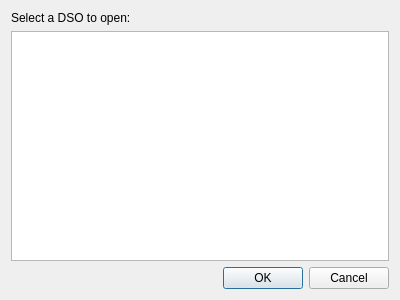
<?xml version="1.0" encoding="UTF-8"?>
<ui version="4.0">
 <class>DeviceSelectDialog</class>
 <widget class="QDialog" name="DeviceSelectDialog">
  <property name="geometry">
   <rect>
    <x>0</x>
    <y>0</y>
    <width>400</width>
    <height>300</height>
   </rect>
  </property>
  <property name="windowTitle">
   <string>UT-2025C Remote Control</string>
  </property>
  <layout class="QVBoxLayout" name="verticalLayout">
   <item>
    <widget class="QLabel" name="selectLabel">
     <property name="text">
      <string>Select a DSO to open:</string>
     </property>
    </widget>
   </item>
   <item>
    <widget class="QListWidget" name="select"/>
   </item>
   <item>
    <widget class="QDialogButtonBox" name="buttonBox">
     <property name="orientation">
      <enum>Qt::Horizontal</enum>
     </property>
     <property name="standardButtons">
      <set>QDialogButtonBox::Cancel|QDialogButtonBox::Ok</set>
     </property>
    </widget>
   </item>
  </layout>
 </widget>
 <resources/>
 <connections>
  <connection>
   <sender>buttonBox</sender>
   <signal>accepted()</signal>
   <receiver>DeviceSelectDialog</receiver>
   <slot>accept()</slot>
   <hints>
    <hint type="sourcelabel">
     <x>248</x>
     <y>254</y>
    </hint>
    <hint type="destinationlabel">
     <x>157</x>
     <y>274</y>
    </hint>
   </hints>
  </connection>
  <connection>
   <sender>buttonBox</sender>
   <signal>rejected()</signal>
   <receiver>DeviceSelectDialog</receiver>
   <slot>reject()</slot>
   <hints>
    <hint type="sourcelabel">
     <x>316</x>
     <y>260</y>
    </hint>
    <hint type="destinationlabel">
     <x>286</x>
     <y>274</y>
    </hint>
   </hints>
  </connection>
 </connections>
</ui>
